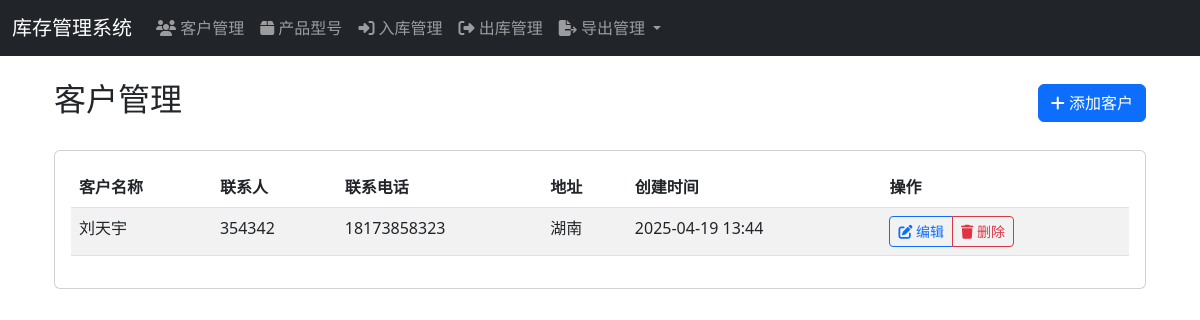
Before: /inventory/customers/ (signed in) with the older database file.
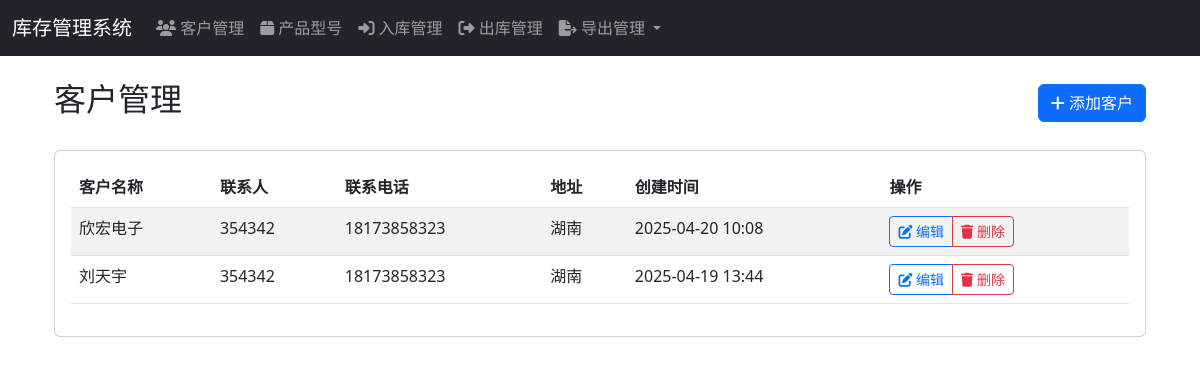
After: the same page with the newer database file.
### inventory/models.py (models this page shows, shortened)
class Customer(models.Model):
    name = models.CharField('客户名称', max_length=100)
    contact = models.CharField('联系人', max_length=50, blank=True)
    phone = models.CharField('联系电话', max_length=20, blank=True)
    address = models.TextField('地址', blank=True)
    batch_number = models.CharField('批号', max_length=50, blank=True)
    model_spec = models.CharField('型号规格', max_length=100, blank=True)
    pin_pitch = models.CharField('针距', max_length=50, blank=True)
    unit_price = models.DecimalField('单价', max_digits=10, decimal_places=2, default=0)
    created_at = models.DateTimeField('创建时间', auto_now_add=True)
    class Meta:
        verbose_name = '客户'
        verbose_name_plural = '客户'

### inventory/views.py (the view)
# urls.py: path('customers/', views.customer_list, name='customer_list'),
@login_required
def customer_list(request):
    customers = Customer.objects.all().order_by('-created_at')
    return render(request, 'inventory/customer_list.html', {'customers': customers})

### inventory/context_processors.py (called while the page is built)
def customers_processor(request):
    return {
        'customers': Customer.objects.all().order_by('name')
    }

### templates/inventory/customer_list.html (shortened to what this page needs)
{% extends 'base.html' %}
{% block content %}
<div class="container">
    <div class="d-flex justify-content-between align-items-center mb-4">
        <h2>客户管理</h2>
        <a href="{% url 'inventory:customer_create' %}" class="btn btn-primary">
            <i class="fas fa-plus"></i> 添加客户
        </a>
    </div>
    <div class="card">
        <div class="card-body">
            <div class="table-responsive">
                <table class="table table-striped table-hover">
                    <thead>
                        <tr>
                            <th>客户名称</th>
                            <th>联系人</th>
                            <th>联系电话</th>
                            <th>地址</th>
                            <th>创建时间</th>
                            <th>操作</th>
                        </tr>
                    </thead>
                    <tbody>
                        {% for customer in customers %}
                        <tr>
                            <td>{{ customer.name }}</td>
                            <td>{{ customer.contact|default:"-" }}</td>
                            <td>{{ customer.phone|default:"-" }}</td>
                            <td>{{ customer.address|default:"-" }}</td>
                            <td>{{ customer.created_at|date:"Y-m-d H:i" }}</td>
                            <td>
                                <div class="btn-group" role="group">
                                    <a href="{% url 'inventory:customer_edit' customer.id %}" class="btn btn-sm btn-outline-primary">
                                        <i class="fas fa-edit"></i> 编辑
                                    </a>
                                    <button type="button" class="btn btn-sm btn-outline-danger"
                                            onclick="confirmDelete('{% url 'inventory:customer_delete' customer.id %}')">
                                        <i class="fas fa-trash"></i> 删除
                                    </button>
                                </div>
                            </td>
                        </tr>
                        {% empty %}
                        <tr>
                            <td colspan="6" class="text-center">暂无客户数据</td>
                        </tr>
                        {% endfor %}
                    </tbody>
                </table>
            </div>
        </div>
    </div>
</div>
{% endblock %}

Changed rows visible on the page:
added Customer: name "欣宏电子", contact "354342", phone "18173858323", address "湖南", created_at "2025-04-20 10:08"
